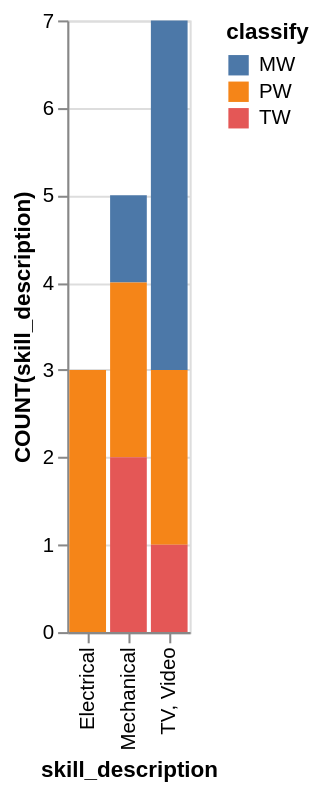

Express this chart as Vega-Lite.
### Vega-Lite specification from a JSON file in a GitHub repository (floating-point values rounded to 4 significant figures)
{"data": {"values": [{"x_data": "Electrical", "y_data": 0, "classify": "MW"}, {"x_data": "Mechanical", "y_data": 1, "classify": "MW"}, {"x_data": "TV, Video", "y_data": 4, "classify": "MW"}, {"x_data": "Electrical", "y_data": 3, "classify": "PW"}, {"x_data": "Mechanical", "y_data": 2, "classify": "PW"}, {"x_data": "TV, Video", "y_data": 2, "classify": "PW"}, {"x_data": "Electrical", "y_data": 0, "classify": "TW"}, {"x_data": "Mechanical", "y_data": 2, "classify": "TW"}, {"x_data": "TV, Video", "y_data": 1, "classify": "TW"}]}, "mark": "bar", "encoding": {"x": {"field": "x_data", "type": "nominal", "title": "skill_description", "sort": {"op": "sum", "field": "y_data", "order": "ascending"}}, "y": {"field": "y_data", "type": "quantitative", "title": "COUNT(skill_description)"}, "color": {"field": "classify"}}}
